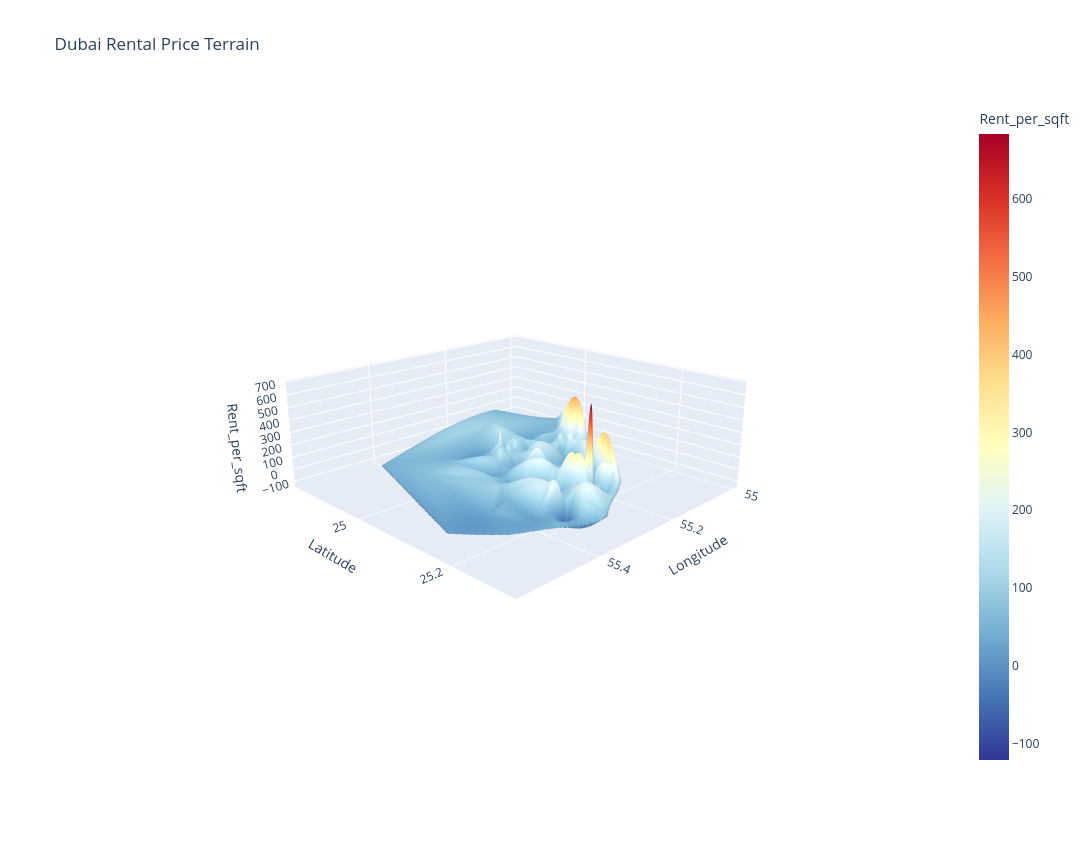

Notebook code cell kept with this figure:
### Code cell
df = dubai_clean.dropna(subset=["Latitude","Longitude","Rent_per_sqft"])

grid_x, grid_y = np.mgrid[
    df["Longitude"].min():df["Longitude"].max():300j,
    df["Latitude"].min():df["Latitude"].max():300j
]

grid_z = griddata(
    (df["Longitude"], df["Latitude"]),
    df["Rent_per_sqft"],
    (grid_x, grid_y),
    method="cubic"
)

fig = go.Figure(
    go.Surface(
        x=grid_x,
        y=grid_y,
        z=grid_z,

        colorscale="RdYlBu_r",   

        colorbar=dict(
            title="Rent_per_sqft"
        )
    )
)

fig.update_layout(
    title="Dubai Rental Price Terrain",

    scene=dict(
        xaxis_title="Longitude",
        yaxis_title="Latitude",
        zaxis_title="Rent_per_sqft",

        camera=dict(
            eye=dict(x=1.7, y=1.7, z=0.8)
        ),

        aspectratio=dict(x=1, y=1, z=0.35)
    ),

    width=1200,
    height=850
)

fig.show()

### Figure 1 — Plotly figure (JSON) as saved in the notebook; plotly's stock layout.template omitted (floating-point values rounded to 4 significant figures; data arrays with more than 128 entries replaced by an {"elided": "..."} marker saying what was removed)
{"data": [{"colorbar": {"title": {"text": "Rent_per_sqft"}}, "colorscale": [[0, "rgb(49,54,149)"], [0.1, "rgb(69,117,180)"], [0.2, "rgb(116,173,209)"], [0.3, "rgb(171,217,233)"], [0.4, "rgb(224,243,248)"], [0.5, "rgb(255,255,191)"], [0.6, "rgb(254,224,144)"], [0.7, "rgb(253,174,97)"], [0.8, "rgb(244,109,67)"], [0.9, "rgb(215,48,39)"], [1, "rgb(165,0,38)"]], "type": "surface", "x": {"elided": "300x300 float values"}, "y": {"elided": "300x300 float values"}, "z": {"elided": "300x300 float values"}}], "layout": {"height": 850, "scene": {"aspectratio": {"x": 1, "y": 1, "z": 0.35}, "camera": {"eye": {"x": 1.7, "y": 1.7, "z": 0.8}}, "xaxis": {"title": {"text": "Longitude"}}, "yaxis": {"title": {"text": "Latitude"}}, "zaxis": {"title": {"text": "Rent_per_sqft"}}}, "title": {"text": "Dubai Rental Price Terrain"}, "width": 1200}}
